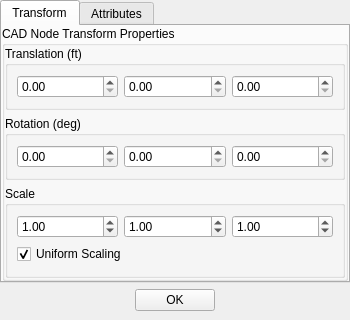
<?xml version="1.0" encoding="UTF-8"?>
<ui version="4.0">
 <class>cadProperties</class>
 <widget class="QDialog" name="cadProperties">
  <property name="geometry">
   <rect>
    <x>0</x>
    <y>0</y>
    <width>350</width>
    <height>300</height>
   </rect>
  </property>
  <property name="windowTitle">
   <string>CAD Properties</string>
  </property>
  <property name="windowIcon">
   <iconset>
    <normaloff>../icons/ve_icon16x16.xpm</normaloff>../icons/ve_icon16x16.xpm</iconset>
  </property>
  <layout class="QVBoxLayout" name="verticalLayout" stretch="0,0">
   <property name="leftMargin">
    <number>0</number>
   </property>
   <property name="topMargin">
    <number>0</number>
   </property>
   <property name="rightMargin">
    <number>0</number>
   </property>
   <property name="bottomMargin">
    <number>9</number>
   </property>
   <item>
    <widget class="QTabWidget" name="cadTabs">
     <property name="currentIndex">
      <number>0</number>
     </property>
     <widget class="QWidget" name="transformTab">
      <attribute name="title">
       <string>Transform</string>
      </attribute>
      <layout class="QHBoxLayout" name="horizontalLayout">
       <property name="margin">
        <number>0</number>
       </property>
       <item>
        <widget class="QGroupBox" name="groupBox">
         <property name="title">
          <string>CAD Node Transform Properties</string>
         </property>
         <layout class="QVBoxLayout" name="verticalLayout_2" stretch="2,2,3">
          <property name="margin">
           <number>0</number>
          </property>
          <item>
           <widget class="QGroupBox" name="groupBox_2">
            <property name="title">
             <string>Translation (ft)</string>
            </property>
            <layout class="QHBoxLayout" name="horizontalLayout_2">
             <item>
              <widget class="QDoubleSpinBox" name="translationX"/>
             </item>
             <item>
              <widget class="QDoubleSpinBox" name="translationY"/>
             </item>
             <item>
              <widget class="QDoubleSpinBox" name="translationZ"/>
             </item>
            </layout>
           </widget>
          </item>
          <item>
           <widget class="QGroupBox" name="groupBox_3">
            <property name="title">
             <string>Rotation (deg)</string>
            </property>
            <layout class="QHBoxLayout" name="horizontalLayout_3">
             <item>
              <widget class="QDoubleSpinBox" name="rotationX"/>
             </item>
             <item>
              <widget class="QDoubleSpinBox" name="rotationY"/>
             </item>
             <item>
              <widget class="QDoubleSpinBox" name="rotationZ"/>
             </item>
            </layout>
           </widget>
          </item>
          <item>
           <widget class="QGroupBox" name="groupBox_4">
            <property name="title">
             <string>Scale</string>
            </property>
            <layout class="QVBoxLayout" name="verticalLayout_3">
             <item>
              <layout class="QHBoxLayout" name="horizontalLayout_5">
               <item>
                <widget class="QDoubleSpinBox" name="scaleX">
                 <property name="decimals">
                  <number>2</number>
                 </property>
                 <property name="value">
                  <double>1.000000000000000</double>
                 </property>
                </widget>
               </item>
               <item>
                <widget class="QDoubleSpinBox" name="scaleY">
                 <property name="value">
                  <double>1.000000000000000</double>
                 </property>
                </widget>
               </item>
               <item>
                <widget class="QDoubleSpinBox" name="scaleZ">
                 <property name="value">
                  <double>1.000000000000000</double>
                 </property>
                </widget>
               </item>
              </layout>
             </item>
             <item>
              <widget class="QCheckBox" name="uniformScaling">
               <property name="text">
                <string>Uniform Scaling</string>
               </property>
               <property name="checked">
                <bool>true</bool>
               </property>
              </widget>
             </item>
            </layout>
           </widget>
          </item>
         </layout>
        </widget>
       </item>
      </layout>
     </widget>
     <widget class="QWidget" name="attributesTab">
      <attribute name="title">
       <string>Attributes</string>
      </attribute>
      <layout class="QHBoxLayout" name="horizontalLayout_6">
       <property name="margin">
        <number>0</number>
       </property>
       <item>
        <widget class="QGroupBox" name="groupBox_5">
         <property name="title">
          <string>CAD Node Attributes</string>
         </property>
         <layout class="QHBoxLayout" name="horizontalLayout_7" stretch="5,5">
          <property name="margin">
           <number>0</number>
          </property>
          <item>
           <widget class="QGroupBox" name="groupBox_6">
            <property name="title">
             <string>Attribute Type</string>
            </property>
            <layout class="QVBoxLayout" name="verticalLayout_4">
             <item>
              <widget class="QComboBox" name="attributeTypeBox"/>
             </item>
             <item>
              <spacer name="verticalSpacer">
               <property name="orientation">
                <enum>Qt::Vertical</enum>
               </property>
               <property name="sizeHint" stdset="0">
                <size>
                 <width>20</width>
                 <height>70</height>
                </size>
               </property>
              </spacer>
             </item>
             <item>
              <widget class="QPushButton" name="addButton">
               <property name="text">
                <string>Add...</string>
               </property>
              </widget>
             </item>
             <item>
              <widget class="QPushButton" name="removeButton">
               <property name="text">
                <string>Remove...</string>
               </property>
              </widget>
             </item>
             <item>
              <widget class="QPushButton" name="restoreDefaultsButton">
               <property name="text">
                <string>Restore Defaults</string>
               </property>
              </widget>
             </item>
            </layout>
           </widget>
          </item>
          <item>
           <widget class="QGroupBox" name="groupBox_7">
            <property name="title">
             <string>Available Attributes</string>
            </property>
            <layout class="QHBoxLayout" name="horizontalLayout_8">
             <item>
              <widget class="QListWidget" name="attributeList"/>
             </item>
            </layout>
           </widget>
          </item>
         </layout>
        </widget>
       </item>
      </layout>
     </widget>
    </widget>
   </item>
   <item>
    <layout class="QHBoxLayout" name="horizontalLayout_4">
     <item>
      <spacer name="horizontalSpacer">
       <property name="orientation">
        <enum>Qt::Horizontal</enum>
       </property>
       <property name="sizeHint" stdset="0">
        <size>
         <width>40</width>
         <height>20</height>
        </size>
       </property>
      </spacer>
     </item>
     <item>
      <widget class="QPushButton" name="okButton">
       <property name="text">
        <string>OK</string>
       </property>
      </widget>
     </item>
     <item>
      <spacer name="horizontalSpacer_2">
       <property name="orientation">
        <enum>Qt::Horizontal</enum>
       </property>
       <property name="sizeHint" stdset="0">
        <size>
         <width>40</width>
         <height>20</height>
        </size>
       </property>
      </spacer>
     </item>
    </layout>
   </item>
  </layout>
 </widget>
 <resources/>
 <connections>
  <connection>
   <sender>okButton</sender>
   <signal>clicked(bool)</signal>
   <receiver>cadProperties</receiver>
   <slot>close()</slot>
   <hints>
    <hint type="sourcelabel">
     <x>187</x>
     <y>289</y>
    </hint>
    <hint type="destinationlabel">
     <x>267</x>
     <y>342</y>
    </hint>
   </hints>
  </connection>
 </connections>
</ui>
